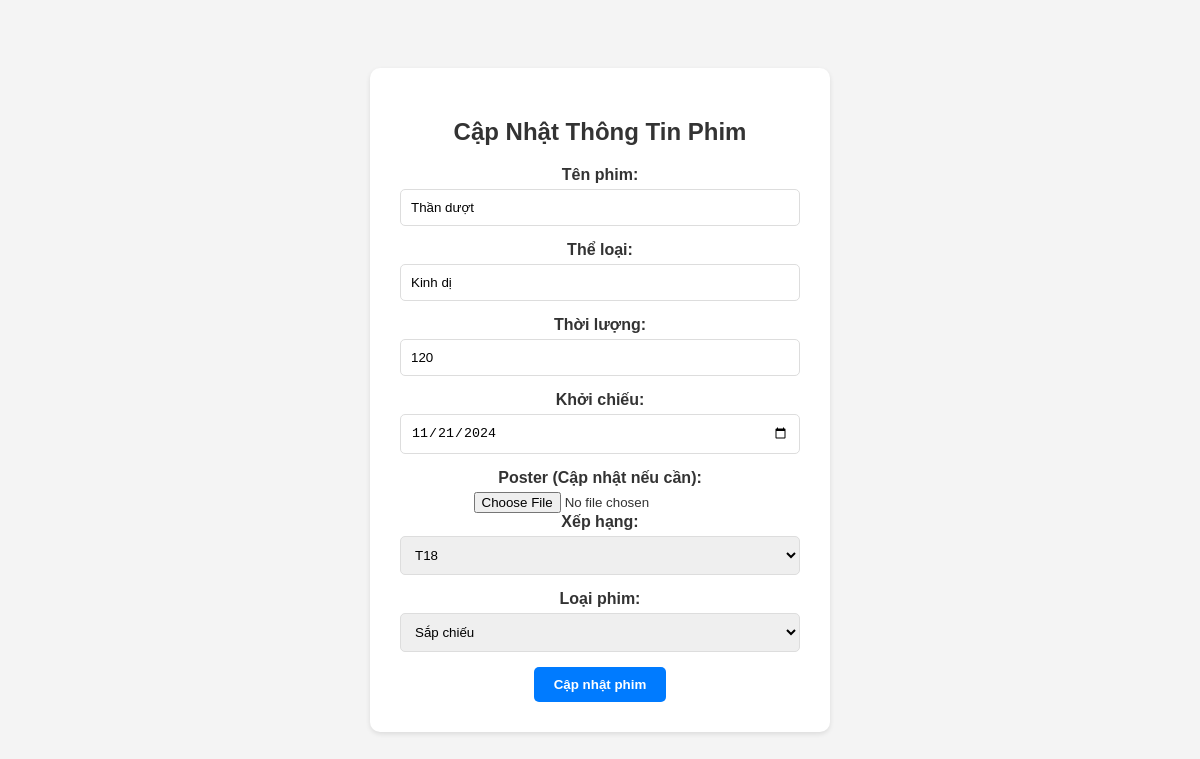
The app's page /update-phim/2 with its own data.
### tables this page shows
CREATE TABLE phim (
        id INTEGER PRIMARY KEY AUTOINCREMENT,
        ten_phim TEXT,
        the_loai TEXT,
        thoi_luong INTEGER,
        khoi_chieu DATE,
        poster TEXT,
        xep_hang TEXT,
        loai_phim TEXT
    );

### app.py (the view, shortened to what this page needs)
@app.route('/update-phim/<int:phim_id>', methods=['GET', 'POST'])
def update_phim(phim_id):
    if request.method == 'GET':
        with sqlite3.connect('phim.db') as db:
            cursor = db.cursor()
            cursor.execute("SELECT * FROM phim WHERE id = ?", (phim_id,))
            phim = cursor.fetchone()
        if phim:
            return render_template('update-phim.html', phim=phim)
        else:
            return "Phim không tồn tại", 404

### templates/update-phim.html (shortened to what this page needs)
<!DOCTYPE html>
<html lang="vi">
<head>
</head>
<body>
    <div class="container">
        <h2>Cập Nhật Thông Tin Phim</h2>
        <form method="POST" action="/update-phim/{{ phim[0] }}" enctype="multipart/form-data">
            <div>
                <label for="ten-phim">Tên phim:</label>
                <input type="text" id="ten-phim" name="ten-phim" value="{{ phim[1] }}" required>
            </div>
            <div>
                <label for="the-loai">Thể loại:</label>
                <input type="text" id="the-loai" name="the-loai" value="{{ phim[2] }}" required>
            </div>
            <div>
                <label for="thoi-luong">Thời lượng:</label>
                <input type="number" id="thoi-luong" name="thoi-luong" value="{{ phim[3] }}" required>
            </div>
            <div>
                <label for="khoi-chieu">Khởi chiếu:</label>
                <input type="date" id="khoi-chieu" name="khoi-chieu" value="{{ phim[4] }}" required>
            </div>
            <div>
                <label for="poster">Poster (Cập nhật nếu cần):</label>
                <input type="file" id="poster" name="poster" accept="image/*">
            </div>
            <div>
                <label for="xep-hang">Xếp hạng:</label>
                <select id="xep-hang" name="xep-hang">
                    <option value="T18" {% if phim[6] == "T18" %}selected{% endif %}>T18</option>
                </select>
            </div>
            <div>
                <label for="loai-phim">Loại phim:</label>
                <select id="loai-phim" name="loai-phim">
                    <option value="sap-chieu" {% if phim[7] == "sap-chieu" %}selected{% endif %}>Sắp chiếu</option>
                </select>
            </div>
            <button type="submit">Cập nhật phim</button>
        </form>
    </div>
</body>
</html>

### templates/update-phim.html (style rules this page uses)
body { font-family: sans-serif; margin: 0; padding: 0; background-color: #f4f4f4; color: #333; display: flex; justify-content: center; align-items: center; min-height: 100vh; }
.container { background-color: #fff; padding: 30px; border-radius: 10px; box-shadow: 0 2px 5px rgba(0, 0, 0, 0.1); width: 400px; text-align: center; }
h2 { color: #333; margin-bottom: 20px; }
label { display: block; margin-bottom: 5px; color: #333; font-weight: bold; }
input[type="text"], input[type="number"], input[type="date"], select { width: 100%; padding: 10px; margin-bottom: 15px; border: 1px solid #ddd; border-radius: 5px; box-sizing: border-box; }
button[type="submit"] { background-color: #007bff; color: #fff; padding: 10px 20px; border: none; border-radius: 5px; cursor: pointer; font-weight: bold; transition: background-color 0.3s ease; }

### records on screen
phim: ten-phim "Thần dượt", the-loai "Kinh dị", thoi-luong "120", khoi-chieu "11/21/2024", xep-hang "T18", loai-phim "Sắp chiếu"
